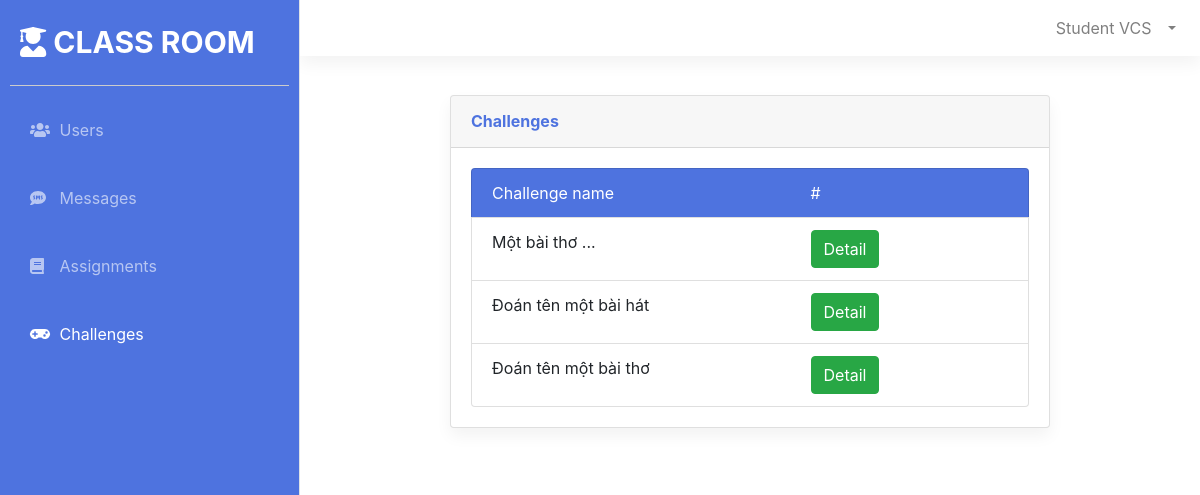
Screenshot of /public/views/Challenge.php (signed in) with the database file from the repository.
### tables this page shows
CREATE TABLE `Challenges` (
  `ChallengeID` int NOT NULL AUTO_INCREMENT,
  `ChallengeName` text NOT NULL,
  `Hint` text NOT NULL,
  `Folder` text NOT NULL,
  PRIMARY KEY (`ChallengeID`)
);

### admin/dbconnect/dbconnection.php (called while the page is built, shortened)
<?php
class DBConnect {
    function InitConnect() {
        $DB_SERVER='127.0.0.1';
        $DB_USERNAME='root';
        $DB_PASSWORD='cTSChE86a7u8';
        $DB_NAME='StudentManagement';
        $link = mysqli_connect($DB_SERVER, $DB_USERNAME, $DB_PASSWORD, $DB_NAME);
        return $link;
    }
}

### admin/controllers/ChallengeController.php (called while the page is built, shortened)
<?php
require_once '../../admin/dbconnect/dbconnection.php';
require_once '../../admin/models/Challenge.php';
class ChallengeController
{
    private $link;
    function __construct()
    {
        $dbconnect = new DBConnect();
        $this->link = $dbconnect->InitConnect();
    }
    function GetAllChallenge()
    {
        $sql = "SELECT * FROM Challenges";
        $challenges = [];
        $rs = $this->link->query($sql);
        if ($rs->num_rows > 0) {
            while ($row = $rs->fetch_assoc()) {
                $chal = new Challenge();
                $chal->setChallengeID($row["ChallengeID"]);
                $chal->setChallengeName($row["ChallengeName"]);
                array_push($challenges, $chal);
            }
        }
        return $challenges;
    }
}

### admin/models/Challenge.php (called while the page is built, shortened)
<?php
class Challenge{
    private $ChallengeID;
    private $ChallengeName;
    function getChallengeID()
    {
        return $this->ChallengeID;
    }
    function getChallengeName()
    {
        return $this->ChallengeName;
    }
    function setChallengeName($ChallengeName): void
    {
        $this->ChallengeName = $ChallengeName;
    }
    function setChallengeID($ChallengeID): void
    {
        $this->ChallengeID = $ChallengeID;
    }
}

### public/views/Challenge.php (the view, shortened to what this page needs)
<?php
require_once '../../admin/controllers/ChallengeController.php';
require_once '../../admin/models/Challenge.php';
$controller = new ChallengeController();
$challenges = $controller->GetAllChallenge();
?>
<!DOCTYPE html>
<html lang="en">
<head>
    <link href="../lib/bootstrap/css/bootstrap.min.css" rel="stylesheet" type="text/css">
    <link href="../css/sidebar.css" rel="stylesheet">
    <link href="../css/challenge.css" rel="stylesheet">
</head>
<body>
    <div class="d-flex" id="wrapper">
        <?php include 'commons/Sidebar.php' ?>
        <div id="page-content-wrapper">
            <div id="content-wrapper" class="d-flex flex-column">
                <div id="content">
                    <?php include 'commons/Navtop.php' ?>
                    <div class="container">
                        <div class="card shadow mb-4">
                            <div class="card-header py-3">
                                <h6 class="m-0 font-weight-bold">Challenges</h6>
                            </div>
                            <div class="card-body">
                                <ul class="list-group">
                                    <li class='list-group-item' style="color: white; background-color: #4e73df">
                                        <div class='row'>
                                            <div class='col-sm-7'>Challenge name</div>
                                            <div class='col-2'>#</div>
                                        </div>
                                    </li>
                                    <?php
                                    if ($_SESSION["role"] == 2) {
                                        if (sizeof($challenges) == 0) {
                                            echo "<li class='list-group-item'>
                                                    No challenge available now
                                                </li>";
                                        } else {
                                            foreach ($challenges as $chal) {
                                                echo "<li class='list-group-item'>
                                                    <div class='row'>
                                                        <div class='col-sm-7'>{$chal->getChallengeName()}</div>
                                                        <div class='col-3'>
                                                            <a class='btn btn-success' href='DetailChallenge.php?chalid={$chal->getChallengeID()}'>Detail</a>
                                                            <a class='btn btn-danger delete-challenge' chalid='{$chal->getChallengeID()}' href='#' data-toggle='modal' data-target='#deleteAssignmentModal'>Delete</a>
                                                        </div>
                                                    </div>
                                                </li>";
                                            }
                                        }
                                    } else {
                                        if (sizeof($challenges) == 0) {
                                            echo "<li class='list-group-item'>
                                                    No challenge available now
                                                </li>";
                                        } else {
                                            foreach ($challenges as $chal) {
                                                echo "<li class='list-group-item'>
                                                    <div class='row'>
                                                        <div class='col-sm-7'>{$chal->getChallengeName()}</div>
                                                        <div class='col-2'>
                                                            <a class='btn btn-success' href='DetailChallenge.php?chalid={$chal->getChallengeID()}'>Detail</a>
                                                        </div>
                                                    </div>
                                                </li>";
                                            }
                                        }
                                    }
                                    ?>
                                </ul>
                            </div>
                        </div>
                    </div>
                </div>
            </div>
        </div>
    </div>
</body>
</html>

### public/css/sidebar.css (style rules this page uses)
:root { --main-bg-color: #4e73df; }
#wrapper { overflow-x: hidden; }
#page-content-wrapper { min-width: 100vw; margin-left: 300px; }
@media (min-width: 768px) { #page-content-wrapper { min-width: 0; width: 100%; } }
.shadow { box-shadow: 0 0.5rem 1rem rgba(0, 0, 0, 0.05) !important; }
body { font-size: 16px!important; font-family: "Nunito", -apple-system,system-ui,BlinkMacSystemFont,"Segoe UI",Roboto,"Helvetica Neue",Arial,sans-serif, "Apple Color Emoji","Segoe UI Emoji","Segoe UI Symbol","Noto Color Emoji"; }
.btn { font-size: 16px!important; }
.card-header h6 { color: var(--main-bg-color); }

### public/css/challenge.css (style rules this page uses)
#content .container { width: 70%; padding: 15px; }

### rows the page displays
challenges: ChallengeName "Một bài thơ ..."
challenges: ChallengeName "Đoán tên một bài hát"
challenges: ChallengeName "Đoán tên một bài thơ"

### other values shown
$_SESSION["fullname"] "Student VCS"
